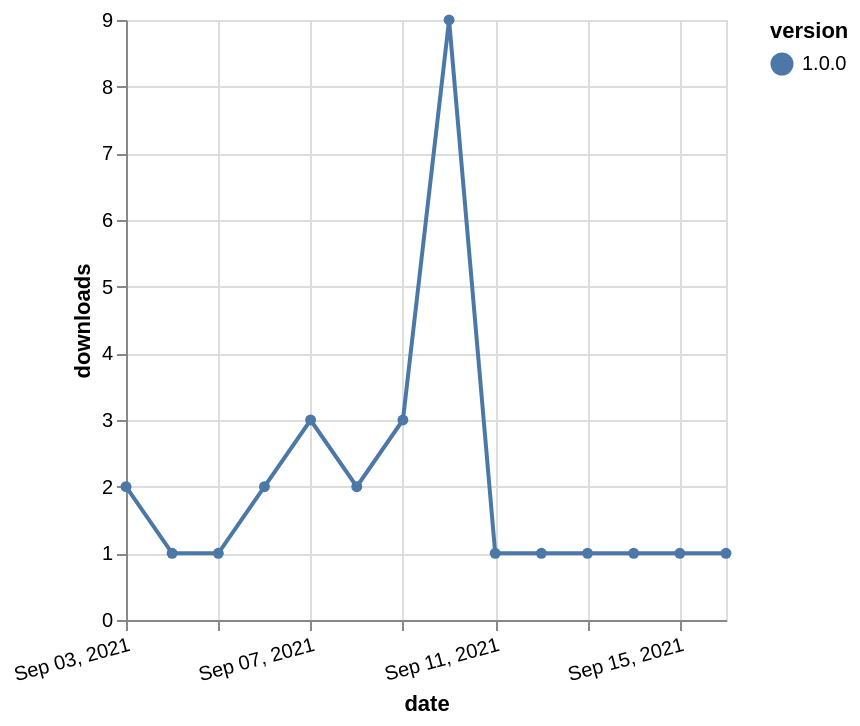

Here is the Vega-Lite specification saved for this chart:
### Vega-Lite specification from a JSON file in a GitHub repository (floating-point values rounded to 4 significant figures)
{"$schema": "https://vega.github.io/schema/vega-lite/v5.json", "description": "A simple bar chart with embedded data.", "data": {"values": [{"date": "2021-09-03", "total": 182, "delta": 2, "version": "1.0.0"}, {"date": "2021-09-04", "total": 183, "delta": 1, "version": "1.0.0"}, {"date": "2021-09-05", "total": 184, "delta": 1, "version": "1.0.0"}, {"date": "2021-09-06", "total": 186, "delta": 2, "version": "1.0.0"}, {"date": "2021-09-07", "total": 189, "delta": 3, "version": "1.0.0"}, {"date": "2021-09-08", "total": 191, "delta": 2, "version": "1.0.0"}, {"date": "2021-09-09", "total": 194, "delta": 3, "version": "1.0.0"}, {"date": "2021-09-10", "total": 203, "delta": 9, "version": "1.0.0"}, {"date": "2021-09-11", "total": 204, "delta": 1, "version": "1.0.0"}, {"date": "2021-09-12", "total": 205, "delta": 1, "version": "1.0.0"}, {"date": "2021-09-13", "total": 206, "delta": 1, "version": "1.0.0"}, {"date": "2021-09-14", "total": 207, "delta": 1, "version": "1.0.0"}, {"date": "2021-09-15", "total": 208, "delta": 1, "version": "1.0.0"}, {"date": "2021-09-16", "total": 209, "delta": 1, "version": "1.0.0"}]}, "width": "container", "mark": {"type": "line", "point": {"filled": true}}, "encoding": {"x": {"field": "date", "type": "temporal", "timeUnit": "yearmonthdate", "title": "date", "axis": {"labelAngle": -15}}, "y": {"field": "delta", "type": "quantitative", "title": "downloads"}, "color": {"field": "version", "type": "nominal"}, "tooltip": {"field": "delta"}}}
